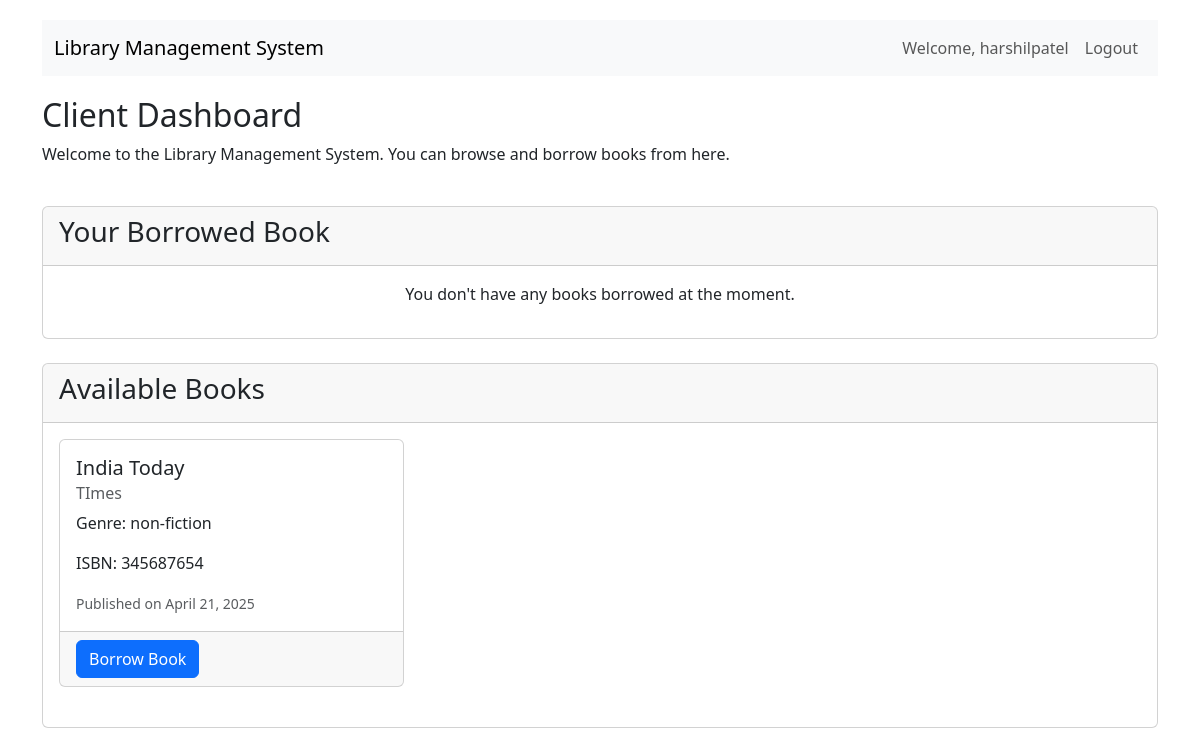
/client-dashboard/ (signed in), run on the app's committed database.
### library/models.py (models this page shows, shortened)
class Book(models.Model):
    title = models.CharField(max_length=200)
    author = models.CharField(max_length=100)
    publication_date = models.DateField()
    ISBN = models.CharField(max_length=13)
    genre = models.CharField(max_length=50)
    is_available = models.BooleanField(default=True)

### library/views.py (the view)
# urls.py: path("client-dashboard/", views.client_dashboard, name="client_dashboard"),
@login_required
def client_dashboard(request):
    available_books = Book.objects.filter(is_available=True)
    try:
        borrower = Borrower.objects.get(user=request.user, return_date__isnull=True)
        borrowed_book = borrower.borrowed_book
    except Borrower.DoesNotExist:
        borrowed_book = None
    return render(
        request,
        "library/client_dashboard.html",
        {"available_books": available_books, "borrowed_book": borrowed_book},
    )

### library/templates/library/client_dashboard.html (shortened to what this page needs)
{% extends 'library/base.html' %}  {% block content %}
<div class="row">
  <div class="col-md-12 mb-4">
    <h2>Client Dashboard</h2>
    <p>
      Welcome to the Library Management System. You can browse and borrow books
      from here.
    </p>
  </div>
</div>
<div class="row mb-4">
  <div class="col-md-12">
    <div class="card">
      <div class="card-header">
        <h3>Your Borrowed Book</h3>
      </div>
      <div class="card-body">
        {% if borrowed_book %}
        <div class="card mb-3">
          <div class="row g-0">
            <div class="col-md-8">
              <div class="card-body">
                <h5 class="card-title">{{ borrowed_book.title }}</h5>
                <p class="card-text">Author: {{ borrowed_book.author }}</p>
                <p class="card-text">Genre: {{ borrowed_book.genre }}</p>
                <p class="card-text">ISBN: {{ borrowed_book.ISBN }}</p>
                <p class="card-text">
                  <small class="text-muted"
                    >Published on {{ borrowed_book.publication_date }}</small
                  >
                </p>
                <a href="{% url 'return_book' %}" class="btn btn-primary"
                  >Return Book</a
                >
              </div>
            </div>
          </div>
        </div>
        {% else %}
        <p class="text-center">
          You don't have any books borrowed at the moment.
        </p>
        {% endif %}
      </div>
    </div>
  </div>
</div>
<div class="row">
  <div class="col-md-12">
    <div class="card">
      <div class="card-header">
        <h3>Available Books</h3>
      </div>
      <div class="card-body">
        {% if available_books %}
        <div class="row">
          {% for book in available_books %}
          <div class="col-md-4 mb-4">
            <div class="card h-100">
              <div class="card-body">
                <h5 class="card-title">{{ book.title }}</h5>
                <h6 class="card-subtitle mb-2 text-muted">{{ book.author }}</h6>
                <p class="card-text">Genre: {{ book.genre }}</p>
                <p class="card-text">ISBN: {{ book.ISBN }}</p>
                <p class="card-text">
                  <small class="text-muted"
                    >Published on {{ book.publication_date }}</small
                  >
                </p>
              </div>
              <div class="card-footer">
                {% if borrowed_book %}
                <button class="btn btn-primary" disabled>
                  Already Borrowed a Book
                </button>
                {% else %}
                <a
                  href="{% url 'borrow_book' book.id %}"
                  class="btn btn-primary"
                  >Borrow Book</a
                >
                {% endif %}
              </div>
            </div>
          </div>
          {% endfor %}
        </div>
        {% else %}
        <p class="text-center">
          No books are available for borrowing at the moment.
        </p>
        {% endif %}
      </div>
    </div>
  </div>
</div>
{% endblock %}

### library/templates/library/base.html (shortened to what this page needs)
<!DOCTYPE html>
<html lang="en">
  <head>
    <link
      href="https://cdn.jsdelivr.net/npm/bootstrap@5.3.0-alpha1/dist/css/bootstrap.min.css"
      rel="stylesheet"
    />
    {% load static %}
    <link rel="stylesheet" href="{% static 'library/css/styles.css' %}" />
  </head>
  <body>
    <div class="container">
      <nav class="navbar navbar-expand-lg navbar-light bg-light">
        <div class="container-fluid">
          <a class="navbar-brand" href="{% url 'dashboard' %}"
            >Library Management System</a
          >
          <div class="collapse navbar-collapse" id="navbarNav">
            <ul class="navbar-nav ms-auto">
              {% if user.is_authenticated %}
              <li class="nav-item">
                <span class="nav-link">Welcome, {{ user.username }}</span>
              </li>
              <li class="nav-item">
                <a class="nav-link" href="{% url 'logout' %}">Logout</a>
              </li>
              {% endif %}
            </ul>
          </div>
        </div>
      </nav>
      <div class="content">{% block content %}{% endblock %}</div>
    </div>
  </body>
</html>

### library/static/library/css/styles.css (style rules this page uses)
.navbar { margin-bottom: 2rem; }

### library/templates/library/base.html (style rules this page uses)
body { padding-top: 20px; padding-bottom: 20px; }
.navbar { margin-bottom: 20px; }

### data on the page
Book: title "India Today", author "TImes", genre "non-fiction", ISBN "345687654", publication_date "April 21, 2025"

### other printed values
{{ user.username }} "harshilpatel"
